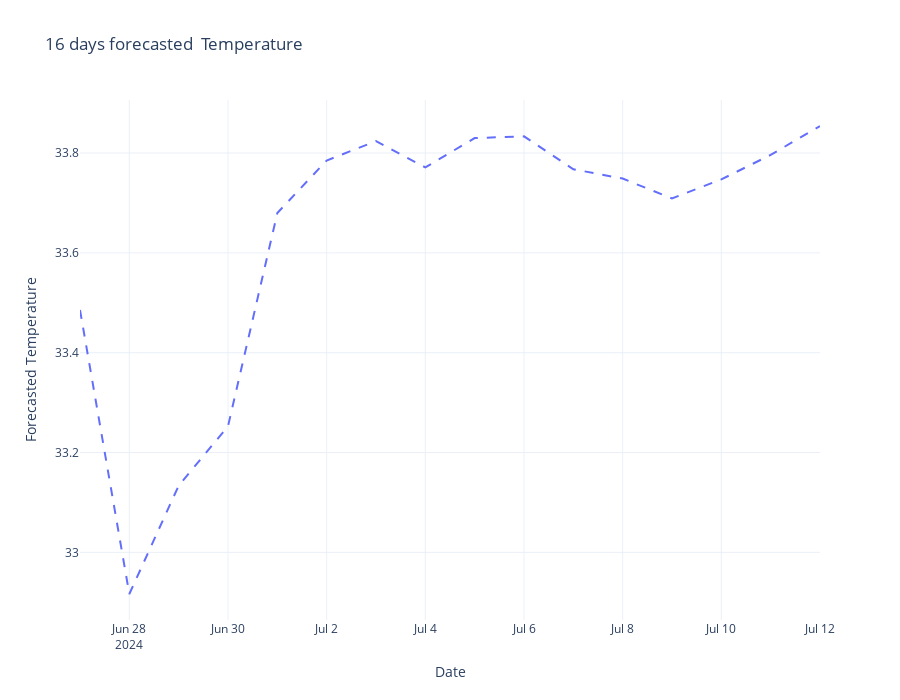

The cell this chart's notebook holds for it:
### Code cell
import plotly.graph_objects as go

# Create a figure
fig = go.Figure()

# Add the predicted soil moisture line
fig.add_trace(go.Scatter(
    x=forecasted_values_df.index, 
    y=forecasted_values_df["temperature_2m (°C)"],
    mode='lines',
    name='Predicted Soil Moisture',
    line=dict(dash='dash')  # This creates a dashed line
))

# Update layout for the figure
fig.update_layout(
    title='16 days forecasted  Temperature',
    xaxis_title='Date',
    yaxis_title='Forecasted Temperature',
    legend_title='Legend',
    template='plotly_white',  # Optional: set a template
    width=900,  # Width of the plot
    height=700  # Height of the plot
)

# Show the figure
fig.show()

### Figure 1 — Plotly figure (JSON) as saved in the notebook; plotly's stock layout.template omitted (floating-point values rounded to 4 significant figures)
{"data": [{"line": {"dash": "dash"}, "mode": "lines", "name": "Predicted Soil Moisture", "type": "scatter", "x": ["2024-06-27T00:00:00", "2024-06-28T00:00:00", "2024-06-29T00:00:00", "2024-06-30T00:00:00", "2024-07-01T00:00:00", "2024-07-02T00:00:00", "2024-07-03T00:00:00", "2024-07-04T00:00:00", "2024-07-05T00:00:00", "2024-07-06T00:00:00", "2024-07-07T00:00:00", "2024-07-08T00:00:00", "2024-07-09T00:00:00", "2024-07-10T00:00:00", "2024-07-11T00:00:00", "2024-07-12T00:00:00"], "y": [33.49, 32.92, 33.13, 33.25, 33.68, 33.79, 33.82, 33.77, 33.83, 33.83, 33.77, 33.75, 33.71, 33.75, 33.8, 33.85]}], "layout": {"height": 700, "legend": {"title": {"text": "Legend"}}, "title": {"text": "16 days forecasted  Temperature"}, "width": 900, "xaxis": {"title": {"text": "Date"}}, "yaxis": {"title": {"text": "Forecasted Temperature"}}}}
